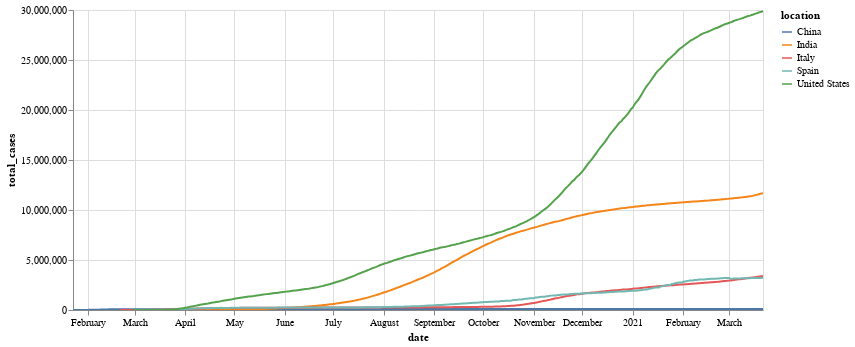

Source (notebook cell):
### Code cell
base = alt.Chart(covid).properties(width=690)

line = base.mark_line().encode(
    x= 'date',
    y='total_cases',
    color='location',
    tooltip =['date','location', 'total_cases']
)


line.interactive()

### Figure 1 — Vega-Lite specification as saved in the notebook (floating-point values rounded to 4 significant figures; data arrays with more than 128 entries replaced by an {"elided": "..."} marker saying what was removed)
{"config": {"view": {"continuousWidth": 400, "continuousHeight": 300}}, "data": {"name": "data-cef82b6e233f76a86d5581728ef9b8a9"}, "mark": "line", "encoding": {"color": {"type": "nominal", "field": "location"}, "tooltip": [{"type": "temporal", "field": "date"}, {"type": "nominal", "field": "location"}, {"type": "quantitative", "field": "total_cases"}], "x": {"type": "temporal", "field": "date"}, "y": {"type": "quantitative", "field": "total_cases"}}, "selection": {"selector001": {"type": "interval", "bind": "scales", "encodings": ["x", "y"]}}, "width": 690, "$schema": "https://vega.github.io/schema/vega-lite/v4.8.1.json", "datasets": {"data-cef82b6e233f76a86d5581728ef9b8a9": {"elided": "1971 records"}}}
